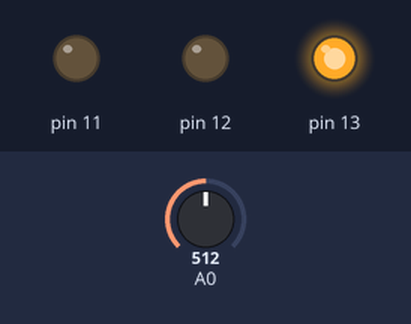
Simulated run of this sketch. Board: Arduino Uno, built with avr-gcc and run on an emulated ATmega328P. Shown: output pins drawn as LEDs (lit = HIGH). The inputs (shaded band) are chosen by the test bench; at power-on: A0 = 512.

Above: at 1.2 s.
1.3 s: A0 set to 565
2.8 s: A0 set to 578
At 4.0 s:
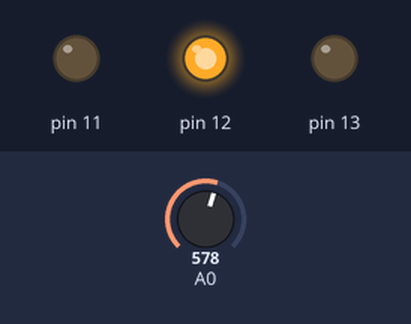
4.3 s: A0 set to 716
At 5.3 s:
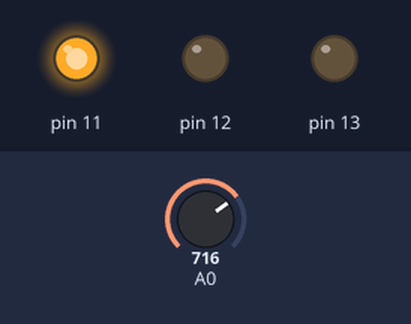
5.8 s: A0 set to 774
7.3 s: A0 set to 799
At 7.6 s:
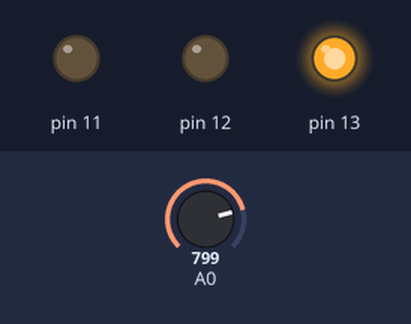
8.8 s: A0 set to 122
At 9.9 s:
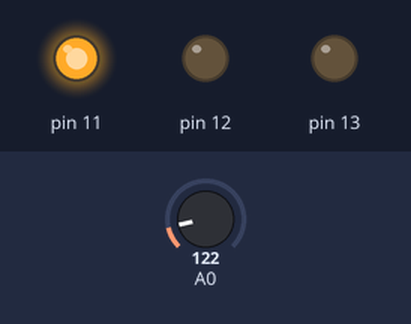
Timing chart, 0 to 11.3 s (numbered marks = the images above; inputs shaded):
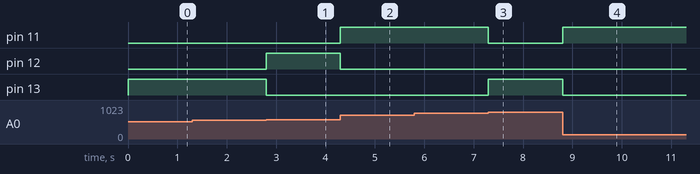

The sketch:

lesson16.ino
```cpp
void setup()
{
  pinMode(13, OUTPUT) ;
  pinMode(12, OUTPUT) ;
  pinMode(11, OUTPUT) ;
}
void loop()
{
  int val ;
  int dat ;
  val = analogRead(A0) ;
  dat = (125 * val) >> 8 ; //全部位元向右移動八位
  if(dat <= 25)
  {
    digitalWrite(13, HIGH) ;
    digitalWrite(12, LOW) ;
    digitalWrite(11, LOW) ;
  }
  else if(dat >= 26 && dat <= 29)
  {
    digitalWrite(13, LOW) ;
    digitalWrite(12, HIGH) ;
    digitalWrite(11, LOW) ;
  }
  else if(dat >= 30)
  {
    digitalWrite(13, LOW) ;
    digitalWrite(12, LOW) ;
    digitalWrite(11, HIGH) ;
  }
}
```

Measured:
- the behaviour switches between 577 and 578 on A0 (found by bisection; images 0 and 1)
- the behaviour switches between 786 and 787 on A0 (found by bisection; images 2 and 3)
- after the input at 1.3 s, every drawn part: stays the same
- after the input at 2.8 s, pin 12: LOW → HIGH at once; pin 13: HIGH → LOW at once
- after the input at 4.3 s, pin 11: LOW → HIGH at once; pin 12: HIGH → LOW at once
- after the input at 5.8 s, every drawn part: stays the same
- after the input at 7.3 s, pin 11: HIGH → LOW at once; pin 13: LOW → HIGH at once
- after the input at 8.8 s, pin 11: LOW → HIGH at once; pin 13: HIGH → LOW at once
